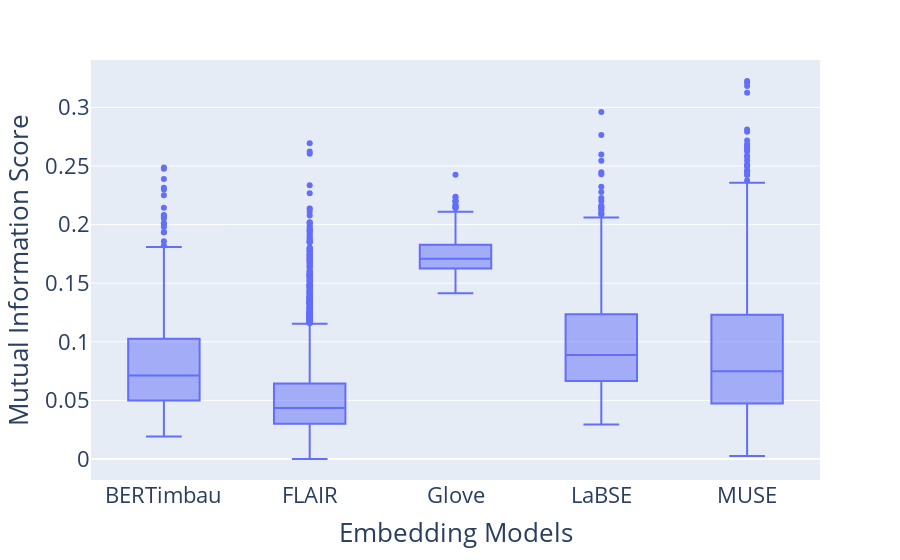

Notebook cell for this chart:
### Code cell
print_dependencies_blox_pot('annotated_sentences.csv', is_json_collumn=False)

### Figure 1 — Plotly figure (JSON) as saved in the notebook; plotly's stock layout.template omitted (floating-point values rounded to 4 significant figures; data arrays with more than 128 entries replaced by an {"elided": "..."} marker saying what was removed)
{"data": [{"alignmentgroup": "True", "hovertemplate": "Embedding Models=%{x}<br>Mutual Information Score=%{y}<extra></extra>", "legendgroup": "", "marker": {"color": "#636efa"}, "name": "", "notched": false, "offsetgroup": "", "orientation": "v", "showlegend": false, "type": "box", "x": {"elided": "6444 str values"}, "x0": " ", "xaxis": "x", "y": {"elided": "6444 float values"}, "y0": " ", "yaxis": "y"}], "layout": {"boxmode": "group", "font": {"size": 22}, "legend": {"tracegroupgap": 0}, "margin": {"t": 60}, "xaxis": {"anchor": "y", "domain": [0, 1], "title": {"text": "Embedding Models"}}, "yaxis": {"anchor": "x", "domain": [0, 1], "title": {"text": "Mutual Information Score"}}}}
